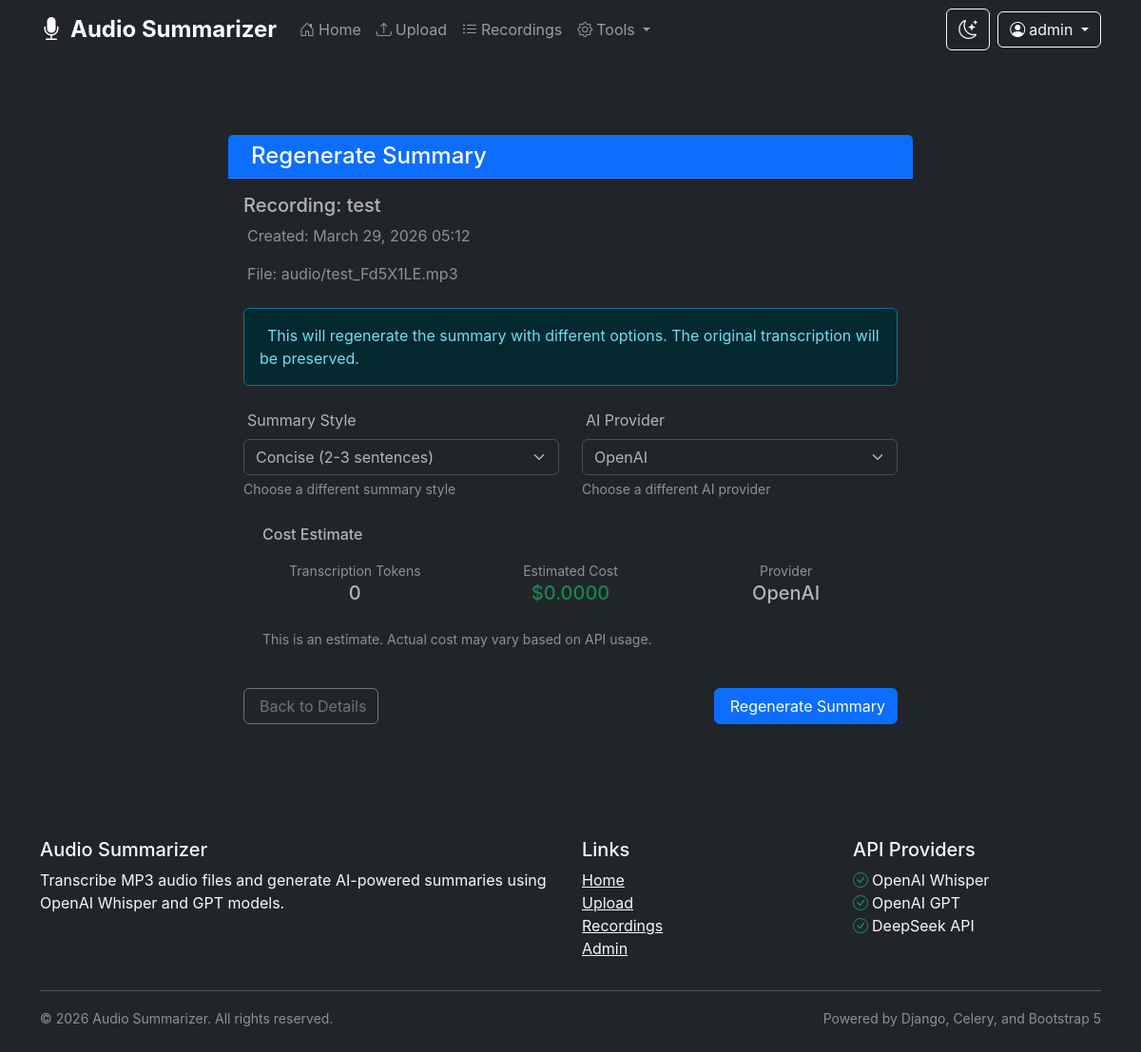
Page /recordings/31/regenerate/ (signed in) on the committed database.
### transcriber/models.py (models this page shows, shortened)
class AudioRecording(models.Model):
    STATUS_CHOICES = [
        ('pending', 'Pending'),
        ('transcribing', 'Transcribing'),
        ('summarizing', 'Summarizing'),
        ('completed', 'Completed'),
        ('failed', 'Failed'),
    ]
    SUMMARY_STYLE_CHOICES = [
        ('concise', 'Concise (2-3 sentences)'),
        ('detailed', 'Detailed (comprehensive)'),
        ('bullet_points', 'Bullet Points (5-7 points)'),
        ('key_takeaways', 'Key Takeaways (actionable insights)'),
    ]
    API_PROVIDER_CHOICES = [
        ('openai', 'OpenAI'),
        ('deepseek', 'DeepSeek'),
    ]
    title = models.CharField(max_length=200)
    audio_file = models.FileField(
        upload_to='audio/',
        validators=[FileExtensionValidator(allowed_extensions=['mp3', 'MP3'])],
        help_text='Upload MP3 audio file (max 25MB)'
    )
    uploaded_at = models.DateTimeField(auto_now_add=True)
    transcribed_text = models.TextField(blank=True)
    summary = models.TextField(blank=True)
    summary_style = models.CharField(
        max_length=20,
        choices=SUMMARY_STYLE_CHOICES,
        default='concise'
    )
    status = models.CharField(
        max_length=20,
        choices=STATUS_CHOICES,
        default='pending'
    )
    task_id = models.CharField(max_length=255, blank=True)
    api_provider = models.CharField(
        max_length=20,
        choices=API_PROVIDER_CHOICES,
        default='openai'
    )
    token_usage = models.JSONField(default=dict, blank=True)
    cost_estimate = models.DecimalField(
        max_digits=10,
        decimal_places=6,
        default=0.00
    )
    error_message = models.TextField(blank=True)
    processing_time = models.FloatField(
        help_text='Total processing time in seconds',
        blank=True,
        null=True
    )
    created_at = models.DateTimeField(auto_now_add=True)
    updated_at = models.DateTimeField(auto_now=True)
    class Meta:
        ordering = ['-created_at']
        indexes = [
            models.Index(fields=['status']),
            models.Index(fields=['created_at']),
            models.Index(fields=['api_provider']),
        ]
        verbose_name = 'Audio Recording'
        verbose_name_plural = 'Audio Recordings'

### transcriber/views.py (the view, shortened to what this page needs)
# urls.py: path('recordings/<int:pk>/regenerate/', views.RegenerateSummaryView.as_view(), name='regenerate_summary'),
class RegenerateSummaryView(LoginRequiredMixin, UpdateView):
    model = AudioRecording
    form_class = RegenerateSummaryForm
    template_name = 'transcriber/regenerate.html'

### transcriber/forms.py
class RegenerateSummaryForm(forms.Form):
    summary_style = forms.ChoiceField(
        choices=AudioRecording.SUMMARY_STYLE_CHOICES,
        initial='concise',
        widget=forms.Select(attrs={'class': 'form-select'}),
        help_text='Choose a different summary style'
    )
    api_provider = forms.ChoiceField(
        choices=AudioRecording.API_PROVIDER_CHOICES,
        initial='openai',
        widget=forms.Select(attrs={'class': 'form-select'}),
        help_text='Choose a different AI provider'
    )
    def __init__(self, *args, **kwargs):
        kwargs.pop('instance', None)
        super().__init__(*args, **kwargs)
        for field_name, field in self.fields.items():
            if 'class' not in field.widget.attrs:
                field.widget.attrs['class'] = 'form-control'

### templates/transcriber/regenerate.html (shortened to what this page needs)
{% extends 'transcriber/base.html' %}
{% block content %}
<div class="container py-5" data-transcription-length="{{ object.transcription_text|length|default:0 }}">
    <div class="row justify-content-center">
        <div class="col-lg-8">
            <div class="card">
                <div class="card-header bg-primary text-white">
                    <h4 class="mb-0">
                        Regenerate Summary
                    </h4>
                </div>
                <div class="card-body">
                    <div class="mb-4">
                        <h5 class="card-title">Recording: {{ object.title }}</h5>
                        <p class="text-muted">
                            Created: {{ object.created_at|date:"F d, Y H:i" }}
                        </p>
                        <p class="text-muted">
                            File: {{ object.audio_file.name }}
                        </p>
                    </div>
                    <div class="alert alert-info mb-4">
                        This will regenerate the summary with different options. The original transcription will be preserved.
                    </div>
                    <form method="post">
                        <div class="row">
                            <div class="col-md-6 mb-3">
                                <label for="{{ form.summary_style.id_for_label }}" class="form-label">
                                    Summary Style
                                </label>
                                {{ form.summary_style }}
                                {% if form.summary_style.help_text %}
                                    <div class="form-text">{{ form.summary_style.help_text }}</div>
                                {% endif %}
                            </div>
                            <div class="col-md-6 mb-3">
                                <label for="{{ form.api_provider.id_for_label }}" class="form-label">
                                    AI Provider
                                </label>
                                {{ form.api_provider }}
                                {% if form.api_provider.help_text %}
                                    <div class="form-text">{{ form.api_provider.help_text }}</div>
                                {% endif %}
                            </div>
                        </div>
                        <div class="card cost-estimate-card mb-4">
                            <div class="card-body">
                                <h6 class="card-subtitle mb-3">
                                    Cost Estimate
                                </h6>
                                <div class="row text-center">
                                    <div class="col-md-4">
                                        <div class="mb-2">
                                            <small class="text-muted">Transcription Tokens</small>
                                            <div class="h5" id="transcriptionTokens">--</div>
                                        </div>
                                    </div>
                                    <div class="col-md-4">
                                        <div class="mb-2">
                                            <small class="text-muted">Estimated Cost</small>
                                            <div class="h5 text-success" id="estimatedCost">--</div>
                                        </div>
                                    </div>
                                    <div class="col-md-4">
                                        <div class="mb-2">
                                            <small class="text-muted">Provider</small>
                                            <div class="h5" id="providerName">--</div>
                                        </div>
                                    </div>
                                </div>
                                <div class="mt-3">
                                    <small class="text-muted">
                                        This is an estimate. Actual cost may vary based on API usage.
                                    </small>
                                </div>
                            </div>
                        </div>
                        <div class="d-flex justify-content-between">
                            <a href="{% url 'transcriber:recording_detail' object.pk %}" class="btn btn-outline-secondary">
                                Back to Details
                            </a>
                            <button type="submit" class="btn btn-primary">
                                Regenerate Summary
                            </button>
                        </div>
                    </form>
                </div>
            </div>
        </div>
    </div>
</div>
{% endblock %}

### templates/transcriber/base.html (shortened to what this page needs)
<!DOCTYPE html>
<html lang="en" data-bs-theme="dark">
<head>
    <link href="https://cdn.jsdelivr.net/npm/bootstrap@5.3.0/dist/css/bootstrap.min.css" rel="stylesheet">
    <link rel="stylesheet" href="https://cdn.jsdelivr.net/npm/bootstrap-icons@1.10.0/font/bootstrap-icons.css">
</head>
<body>
    <nav class="navbar navbar-expand-lg navbar-dark bg-dark">
        <div class="container">
            <a class="navbar-brand" href="{% url 'transcriber:home' %}">
                <i class="bi bi-mic-fill me-2"></i>Audio Summarizer
            </a>
            <div class="collapse navbar-collapse" id="navbarNav">
                <ul class="navbar-nav me-auto">
                    <li class="nav-item">
                        <a class="nav-link {% if request.resolver_match.url_name == 'home' %}active{% endif %}" href="{% url 'transcriber:home' %}">
                            <i class="bi bi-house-door me-1"></i>Home
                        </a>
                    </li>
                    <li class="nav-item">
                        <a class="nav-link {% if request.resolver_match.url_name == 'upload' %}active{% endif %}" href="{% url 'transcriber:upload' %}">
                            <i class="bi bi-upload me-1"></i>Upload
                        </a>
                    </li>
                    <li class="nav-item">
                        <a class="nav-link {% if request.resolver_match.url_name == 'recording_list' %}active{% endif %}" href="{% url 'transcriber:recording_list' %}">
                            <i class="bi bi-list-ul me-1"></i>Recordings
                        </a>
                    </li>
                    <li class="nav-item dropdown">
                        <a class="nav-link dropdown-toggle" href="#" role="button" data-bs-toggle="dropdown">
                            <i class="bi bi-gear me-1"></i>Tools
                        </a>
                    </li>
                </ul>
                <div class="d-flex align-items-center">
                    <button class="btn btn-outline-light me-2 theme-toggle" id="themeToggle" title="Toggle theme">
                        <i class="bi bi-moon-stars" id="themeIcon"></i>
                    </button>
                    {% if user.is_authenticated %}
                    <div class="dropdown">
                        <button class="btn btn-outline-light dropdown-toggle" type="button" data-bs-toggle="dropdown">
                            <i class="bi bi-person-circle me-1"></i>{{ user.username }}
                        </button>
                    </div>
                    {% else %}
                    <a href="{% url 'admin:login' %}" class="btn btn-outline-light">
                        <i class="bi bi-box-arrow-in-right me-1"></i>Login
                    </a>
                    {% endif %}
                </div>
            </div>
        </div>
    </nav>
    <main class="main-content">
        <div class="container">
            {% block content %}{% endblock %}
        </div>
    </main>
    <footer class="footer">
        <div class="container">
            <div class="row">
                <div class="col-md-6">
                    <h5>Audio Summarizer</h5>
                    <p class="mb-0">Transcribe MP3 audio files and generate AI-powered summaries using OpenAI Whisper and GPT models.</p>
                </div>
                <div class="col-md-3">
                    <h5>Links</h5>
                    <ul class="list-unstyled">
                        <li><a href="{% url 'transcriber:home' %}" class="text-light">Home</a></li>
                        <li><a href="{% url 'transcriber:upload' %}" class="text-light">Upload</a></li>
                        <li><a href="{% url 'transcriber:recording_list' %}" class="text-light">Recordings</a></li>
                        <li><a href="/admin/" class="text-light">Admin</a></li>
                    </ul>
                </div>
                <div class="col-md-3">
                    <h5>API Providers</h5>
                    <ul class="list-unstyled">
                        <li><i class="bi bi-check-circle text-success me-1"></i>OpenAI Whisper</li>
                        <li><i class="bi bi-check-circle text-success me-1"></i>OpenAI GPT</li>
                        <li><i class="bi bi-check-circle text-success me-1"></i>DeepSeek API</li>
                    </ul>
                </div>
            </div>
            <hr class="my-3">
            <div class="row">
                <div class="col-md-6">
                    <small class="text-muted">
                        &copy; {% now "Y" %} Audio Summarizer. All rights reserved.
                    </small>
                </div>
                <div class="col-md-6 text-md-end">
                    <small class="text-muted">
                        Powered by Django, Celery, and Bootstrap 5
                    </small>
                </div>
            </div>
        </div>
    </footer>
</body>
</html>

### templates/transcriber/base.html (style rules this page uses)
:root { --primary-color: #0d6efd; --secondary-color: #6c757d; --success-color: #198754; --info-color: #0dcaf0; --warning-color: #ffc107; --danger-color: #dc3545; --light-color: #f8f9fa; --dark-color: #212529; }
body { font-family: -apple-system, BlinkMacSystemFont, 'Segoe UI', Roboto, Oxygen, Ubuntu, Cantarell, sans-serif; background-color: var(--bs-body-bg); color: var(--bs-body-color); min-height: 100vh; display: flex; flex-direction: column; }
.navbar-brand { font-weight: 700; font-size: 1.5rem; }
.main-content { flex: 1; padding: 2rem 0; }
.footer { background-color: var(--bs-dark); color: var(--bs-light); padding: 1.5rem 0; margin-top: auto; }
.card { border: none; box-shadow: 0 0.125rem 0.25rem rgba(0, 0, 0, 0.075); transition: transform 0.2s; }
.card-header { font-weight: 600; background-color: rgba(var(--bs-primary-rgb), 0.1); }
.btn-primary { background-color: var(--primary-color); border-color: var(--primary-color); }
.theme-toggle { cursor: pointer; font-size: 1.25rem; }

### rows in the picture
AudioRecording: title "test", created_at "March 29, 2026 05:12", audio_file.name "audio/test_Fd5X1LE.mp3"

### other values in the picture
{{ user.username }} "admin"
